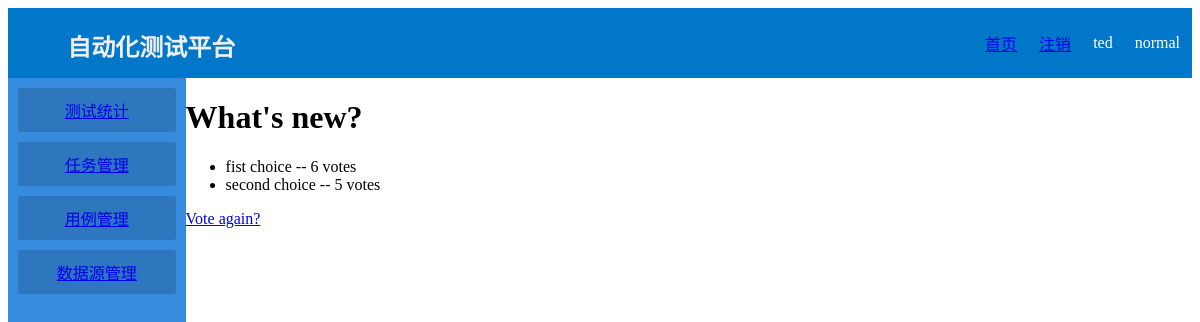
The app's page /polls/1/results/ (signed in) with its own data.
### login/models.py (models this page shows, shortened)
class Menu(models.Model):
    order = models.IntegerField(unique=True)
    menu_text = models.CharField(max_length=20, unique=True)
    url = models.CharField(max_length=32)

### polls/models.py (models this page shows, shortened)
class Question(models.Model):
    question_text = models.CharField(max_length=200)
    pub_date = models.DateField('date published')

class Choice(models.Model):
    question = models.ForeignKey(Question, on_delete=models.CASCADE)
    choice_text = models.CharField(max_length=80)
    votes = models.IntegerField(default=0)

### polls/views.py (the view)
# urls.py: path('<int:pk>/results/', views.ResultsView.as_view(), name='results'),
class ResultsView(LoginRequiredMixin, generic.DetailView):
    model = Question  # 使用了模型, question自动提供给模板
    template_name = 'polls/results.html'
    def get_context_data(self, **kwargs):
        context = super().get_context_data(**kwargs)
        request = self.request
        user_name = request.user.username
        user_group = Group.objects.get(user__username=user_name)
        rmenu = RoleMenu.objects.filter(role_name=user_group).values('menu')
        menu = Menu.objects.filter(menu_text__in=rmenu).order_by('order')
        context['menu'] = menu
        context['user_group'] = user_group
        context['user_name'] = user_name
        return context

### polls/templates/polls/results.html
{% extends 'base.html' %}
{% block content %}
<h1>{{ question.question_text }}</h1>
<ul>
{% for choice in question.choice_set.all %}
    <li>{{ choice.choice_text }} -- {{ choice.votes }} vote{{ choice.votes|pluralize }}</li>
{% endfor %}
</ul>
<a href="{% url 'polls:detail' question.id %}">Vote again?</a>
{% endblock %}

### WebDemo/templates/base.html (shortened to what this page needs)
<!DOCTYPE html>
<html lang="en">
<head>
    {% load static %}
    <link rel="stylesheet" type="text/css" href="{% static 'style.css' %}">
</head>
<body>
<div id="head">
    <div><h2>自动化测试平台</h2></div>
    <table>
        <tr>
            <td><a href="{% url 'projects:index' 1 %}">首页</a></td>
            <td><a href="{% url 'login:logout' %}">注销</a></td>
            <td>{{user_name}}</td>
            <td>{{user_group}}</td>
        </tr>
    </table>
</div>
<div id="left">
    <div id="menu">
    <div class="button">
        {% for m in menu %}
        <div><a href="{{m.url}}">{{m.menu_text}}</a></div>
        {% endfor %}
    </div>
</div>
</div>
<div id="content">
    {% block content %}{% endblock %}
</div>
</body>
</html>

### WebDemo/static/style.css (style rules this page uses)
body { font-family: Microsoft Yahei; }
div#head { height: 70px; width: 100%; background: #0077c9 }
div#head table { height: 100%; float:right }
div#head div { height: 100%; color: #eeeeee; float:left; padding-left:5% }
div#head table td { padding: 10px;text-align: center; vertical-align: middle; color:white }
div#left { height: 1280px; width: 15%; background: #368bde; float: left; }
div#content { height: 1280px; width: 85%; float: right; }
#menu { margin:0 auto; text-align: center; }
.button div { background: #2e76bd; color:#c4ceda; border-radius:3px; margin:10px; padding:10px 15px }

### records on screen
Menu: menu_text "测试统计"
Menu: menu_text "任务管理"
Menu: menu_text "用例管理"
Menu: menu_text "数据源管理"
Question: question_text "What's new?"
Choice: choice_text "fist choice", votes "6"
Choice: choice_text "second choice", votes "5"

### other values on screen
{{ user_name }} "ted"
{{ user_group }} "normal"
